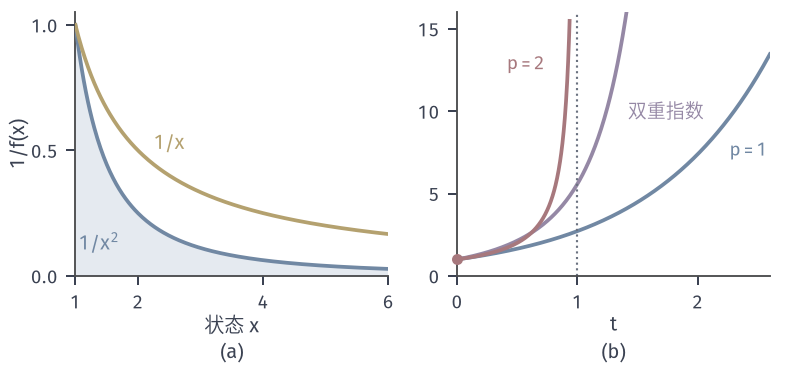

Here is the Python script that generated this plot:
from pathlib import Path
import sys
sys.path.insert(0,str(Path(__file__).resolve().parents[1]/"odeex-common"))
from odeex_common import *
HERE=Path(__file__).resolve().parent

# Blow-up time as the tail integral of 1/f, and four growth rates with x(0)=1.
fig,axes=figure(width_mm=112,height_mm=52,ncols=2)
panel(fig,.095,.97,.965,.25,.22)
ax=axes[0]; x=np.linspace(1,6,300); ax.fill_between(x,0,1/x**2,fc=BLUE_FILL,ec='none',zorder=1)
ax.plot(x,1/x**2,color=BLUE,lw=1.5,zorder=3); ax.plot(x,1/x,color=YELLOW,lw=1.5,zorder=3)
ax.text(3.2,.075,'面积 1',color=BLUE,fontsize=7.5,ha='left',va='bottom') if 0 else None
ax.text(2.25,.53,'1/x',color=YELLOW,fontsize=8,ha='left',va='center'); ax.text(1.72,.17,'1/x²',color=BLUE,fontsize=8,ha='left',va='center') if 0 else ax.text(1.05,.13,'$1/x^2$',color=BLUE,fontsize=8,ha='left',va='center')
ax.set_xlim(1,6); ax.set_ylim(0,1.05); ax.set_xticks([1,2,4,6]); ax.set_yticks([0,.5,1]); ax.set_xlabel('状态 x',labelpad=1); ax.set_ylabel('1/f(x)',labelpad=1)
ax=axes[1]; t=np.linspace(0,2.6,500)
ax.plot(t,np.exp(t),color=BLUE,lw=1.5)
y=2.0**np.exp(t)-1; m=y<16; ax.plot(t[m],y[m],color=PURPLE,lw=1.5)
tt=np.linspace(0,.99,400); y=1/(1-tt); m=y<16; ax.plot(tt[m],y[m],color=RED,lw=1.5)
ax.axvline(1,color=MUTED,lw=.85,ls=':'); dot(ax,0,1)
ax.text(.73,12.5,'$p=2$',color=RED,fontsize=7.5,ha='right'); ax.text(2.58,7.3,'$p=1$',color=BLUE,fontsize=7.5,ha='right'); ax.text(1.42,9.6,'双重指数',color=PURPLE,fontsize=7.5,ha='left')
ax.set_xlim(0,2.6); ax.set_ylim(0,16); ax.set_xticks([0,1,2]); ax.set_yticks([0,5,10,15]); ax.set_xlabel('t',labelpad=1)
tags(fig,axes)
save(fig,HERE,'figure',{'T':'1/(p-1)','double':'2^(exp t)-1'})
